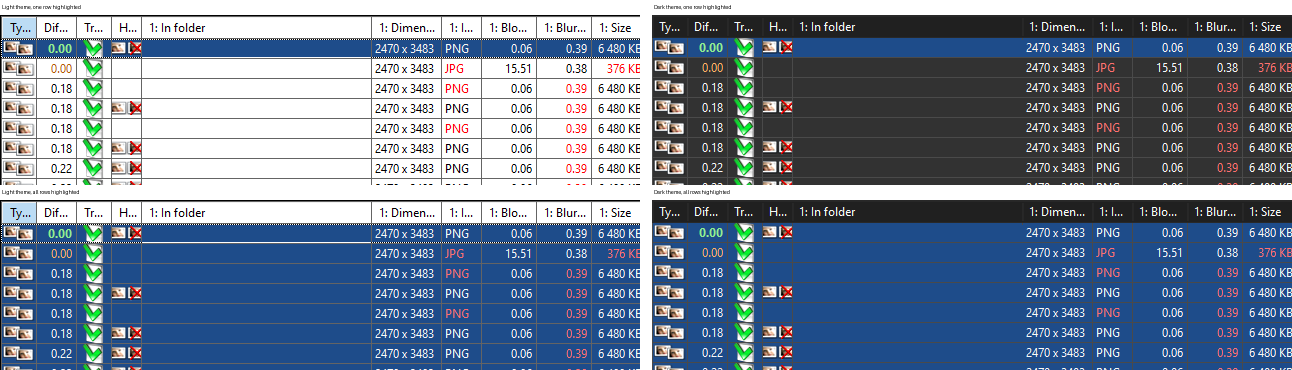
#> input picture selected-row-colours.png, 2584 x 740 px (shown at 1/2 size)
$ python -i study_set.py   (imports and definitions only)
#> lines starting #> are read from the running program, lines starting #| are printed output that depends on the picture
#> further down, picture is the input picture: PIL image 2584x740 RGB; mean R, G, B 113.2, 129.6, 150.7
"""Builds and extends the sample set of the study (plan 07): one folder per
case. A generated case holds an artist's original, the artist's variants
and work-in-progress steps (copied out of the archive, read only), and
copies, crops, overlays, transforms and edits derived from the original.
Cases added by hand (pairs the user picked) sit beside them with a
manifest written by hand.

Usage: py -3 study_set.py <config .json> <set folder> [--rebuild]

The config names files in the user's archive, so it is kept outside this
repository (on the user's PC: the workspace's Research\\study_set.json):
    {"archive": "<folder>",
     "cases": [{"name": "<case>", "original": "<path>",
                "variants": ["<path>", ...], "steps": ["<path>", ...]}]}
Paths are relative to the archive; steps in drawing order.

Each case folder has manifest.tsv, one row per file:
    file, kind, detail, origin, scale, quality, generations, kept
kind: original, variant, step, copy, crop, overlay, gray, transform, edit.
The last four columns describe how a derived file was made from the
original, for the "which copy is worse" task: scale (1 = full size, the
detail kept even when resized back up), quality (JPEG/WebP/AVIF quality,
100 = lossless, or "jxl-d<distance>"; for a file converted again after a
lossy step, the lowest quality on the way), generations (lossy encodings
on the way), kept (share of the original's area still in the picture).
Existing
files are kept unless --rebuild; the manifest is rewritten each run.

The set is not disposable: the user's hand-added cases can't be rebuilt,
so it has no CACHEDIR.TAG.
"""
import argparse
import io
import json
import os
import shutil
import subprocess
import sys
import tempfile

import numpy as np
from PIL import Image, ImageDraw, ImageEnhance, ImageFilter, ImageFont

Image.MAX_IMAGE_PIXELS = None
CJXL = os.environ.get("CJXL", "cjxl")
FIELDS = ["file", "kind", "detail", "origin", "scale", "quality", "generations", "kept"]


def rgb(im):
    return im.convert("RGB")


# [24 lines left out: functions jpeg_bytes, save_jpeg, decoded_jpeg, decoded_webp, not called in this run]


def resized(im, factor, method=Image.LANCZOS):
    return im.resize((max(1, round(im.width * factor)), max(1, round(im.height * factor))), method)


def box(im, x0, y0, x1, y1):
    return (round(im.width * x0), round(im.height * y0), round(im.width * x1), round(im.height * y1))


def detailed_box(im, w, h, avoid=None):
    """The w x h (fractions of the image) region with the most detail (sum
    of gradient magnitudes on a 256 px copy), so an edit lands where it
    changes something; `avoid` (fractions) is a region not to overlap."""
#> called with w = 0.2, h = 0.2
    g = np.asarray(im.convert("L").resize((256, round(256 * im.height / im.width)), Image.BOX), dtype=np.float64)
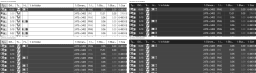
#> g: shape (73, 256) float64; min 32, max 255, mean 127.2
    energy = np.abs(np.diff(g, axis=0))[:, :-1] + np.abs(np.diff(g, axis=1))[:-1, :]
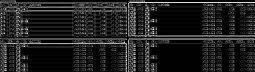
#> energy: shape (72, 255) float64; min 0, max 249, mean 32.8
    integral = np.pad(energy.cumsum(0).cumsum(1), ((1, 0), (1, 0)))
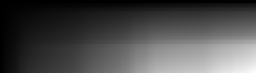
#> integral: shape (73, 256) float64; min 0, max 602685, mean 177868; drawn with min black and max white
    bh, bw = max(1, round(h * energy.shape[0])), max(1, round(w * energy.shape[1]))
#> bh = 14; bw = 51
    sums = integral[bh:, bw:] - integral[:-bh, bw:] - integral[bh:, :-bw] + integral[:-bh, :-bw]
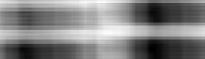
#> sums: shape (59, 205) float64; min 1825, max 42232, mean 22159.6; drawn with min black and max white
    if avoid:
        ys, xs = np.mgrid[0:sums.shape[0], 0:sums.shape[1]]
        ax0, ay0, ax1, ay1 = (avoid[0] * energy.shape[1], avoid[1] * energy.shape[0],
                              avoid[2] * energy.shape[1], avoid[3] * energy.shape[0])
        overlap = (xs < ax1) & (xs + bw > ax0) & (ys < ay1) & (ys + bh > ay0)
        sums = np.where(overlap, -1, sums)
    y, x = np.unravel_index(np.argmax(sums), sums.shape)
#> y = 33; x = 106
    fx, fy = x / energy.shape[1], y / energy.shape[0]
#> fx = 0.416; fy = 0.458
    return (fx, fy, fx + w, fy + h)


def frac_box(im, f):
    return box(im, *f)


# [54 lines left out: functions mosaic, hue_shift, text, bar, clone_patch, smudge, not called in this run]


def cropped(im, left, top, right, bottom):
    return im.crop(box(im, left, top, 1 - right, 1 - bottom))


# [18 lines left out: functions padded, centre_square, jxl, not called in this run]


def png(im, p):
    rgb(im).save(p + ".png")


# name, kind, detail, (scale, quality, generations, kept), maker(original, path without extension)
def derived(original):
    o = original
    edit_area = detailed_box(o, 0.20, 0.20)
#> edit_area = (0.416, 0.458, 0.616, 0.658)
    D = []

    def add(name, kind, detail, attrs, make):
        D.append((name, kind, detail, attrs, make))

    # Copies: the same picture, worse. Compression ladder at full size.
    add("jpeg-q100", "copy", "JPEG q100 4:4:4", (1, 100, 1, 1), lambda im, p: save_jpeg(im, p + ".jpg", 100, 0))
    add("jpeg-q95", "copy", "JPEG q95 4:4:4", (1, 95, 1, 1), lambda im, p: save_jpeg(im, p + ".jpg", 95, 0))
    for q in (90, 85, 75, 60, 45, 30):
        add(f"jpeg-q{q}", "copy", f"JPEG q{q} 4:2:0", (1, q, 1, 1), lambda im, p, q=q: save_jpeg(im, p + ".jpg", q))
    add("jpeg-q85-x3", "copy", "JPEG q85 4:2:0, re-encoded three times", (1, 85, 3, 1),
        lambda im, p: save_jpeg(im, p + ".jpg", 85, generations=3))
    for q in (90, 75, 50):
        add(f"webp-q{q}", "copy", f"WebP q{q}", (1, q, 1, 1),
            lambda im, p, q=q: rgb(im).save(p + ".webp", "WEBP", quality=q, method=6))
    add("avif-q60", "copy", "AVIF q60", (1, 60, 1, 1), lambda im, p: rgb(im).save(p + ".avif", "AVIF", quality=60))
    add("jxl-d1", "copy", "JPEG XL distance 1", (1, "jxl-d1", 1, 1), lambda im, p: jxl(im, p + ".jxl", 1))
    add("jxl-d4", "copy", "JPEG XL distance 4", (1, "jxl-d4", 1, 1), lambda im, p: jxl(im, p + ".jxl", 4))
    # Resolution ladder, lossless.
    for s in (90, 75, 50, 33, 25, 12):
        add(f"scale-{s}", "copy", f"{s} % Lanczos, PNG", (s / 100, 100, 1, 1), lambda im, p, s=s: png(resized(im, s / 100), p))
    add("scale-50-bilinear", "copy", "50 % bilinear, PNG", (0.5, 100, 1, 1), lambda im, p: png(resized(im, 0.5, Image.BILINEAR), p))
    add("scale-50-nearest", "copy", "50 % nearest neighbour, PNG", (0.5, 100, 1, 1), lambda im, p: png(resized(im, 0.5, Image.NEAREST), p))
    # Web copies: smaller and compressed.
    add("scale-50-jpeg-q85", "copy", "50 % Lanczos, JPEG q85 4:2:0", (0.5, 85, 1, 1), lambda im, p: save_jpeg(resized(im, 0.5), p + ".jpg", 85))
    add("scale-25-jpeg-q75", "copy", "25 % Lanczos, JPEG q75 4:2:0", (0.25, 75, 1, 1), lambda im, p: save_jpeg(resized(im, 0.25), p + ".jpg", 75))
    # Low-resolution JPEGs, where 8 x 8 blocks are a larger part of the
    # picture (jpegQS, plan 07); the scale-NN PNGs are their references.
    for s, q in ((50, 60), (25, 60), (25, 45), (12, 60)):
        add(f"scale-{s}-jpeg-q{q}", "copy", f"{s} % Lanczos, JPEG q{q} 4:2:0", (s / 100, q, 1, 1),
            lambda im, p, s=s, q=q: save_jpeg(resized(im, s / 100), p + ".jpg", q))
    add("upscale-50-x2", "copy", "50 % Lanczos, then back to full size", (0.5, 100, 1, 1),
        lambda im, p: png(resized(im, 0.5).resize(im.size, Image.LANCZOS), p))
    add("upscale-25-x4", "copy", "25 % Lanczos, then back to full size", (0.25, 100, 1, 1),
        lambda im, p: png(resized(im, 0.25).resize(im.size, Image.LANCZOS), p))
    # Processed copies.
    add("sharpen", "copy", "unsharp mask 1 px 80 %", (1, 100, 1, 1), lambda im, p: png(rgb(im).filter(ImageFilter.UnsharpMask(1, 80, 0)), p))
    add("blur", "copy", "Gaussian blur 1 px", (1, 100, 1, 1), lambda im, p: png(rgb(im).filter(ImageFilter.GaussianBlur(1)), p))
    add("brighter", "copy", "brightness +5 %", (1, 100, 1, 1), lambda im, p: png(ImageEnhance.Brightness(rgb(im)).enhance(1.05), p))
    add("saturated", "copy", "saturation +15 %", (1, 100, 1, 1), lambda im, p: png(ImageEnhance.Color(rgb(im)).enhance(1.15), p))
    # Lossy history: a lossy copy converted again, so the file's format or
    # quality setting no longer says how much was lost.
    add("jpeg-q60-to-png", "copy", "JPEG q60 4:2:0, decoded and saved as PNG", (1, 60, 1, 1),
        lambda im, p: png(decoded_jpeg(im, 60), p))
    add("jpeg-q60-shifted-to-png", "copy", "JPEG q60 4:2:0, 3 px cut from the left and top, saved as PNG",
        (1, 60, 1, round((o.width - 3) * (o.height - 3) / (o.width * o.height), 4)),
        lambda im, p: png(decoded_jpeg(im, 60).crop((3, 3, im.width, im.height)), p))
    add("jpeg-q45-to-q95", "copy", "JPEG q45 4:2:0, re-saved as JPEG q95 4:4:4", (1, 45, 2, 1),
        lambda im, p: save_jpeg(decoded_jpeg(im, 45), p + ".jpg", 95, 0))
    add("jpeg-q85-to-webp-q80", "copy", "JPEG q85 4:2:0, re-saved as WebP q80", (1, 80, 2, 1),
        lambda im, p: decoded_jpeg(im, 85).save(p + ".webp", "WEBP", quality=80, method=6))
    add("webp-q50-to-png", "copy", "WebP q50, decoded and saved as PNG", (1, 50, 1, 1),
        lambda im, p: png(decoded_webp(im, 50), p))
    # Crops: copy or version is the user's call.
    for c in (1, 2, 5, 10, 20):
        add(f"crop-{c}", "crop", f"{c} % cut from each side", (1, 100, 1, round((1 - c / 50) ** 2, 4)),
            lambda im, p, c=c: png(cropped(im, c / 100, c / 100, c / 100, c / 100), p))
    add("crop-right-10", "crop", "10 % cut from the right side only", (1, 100, 1, 0.9),
        lambda im, p: png(cropped(im, 0, 0, 0.10, 0), p))
    add("crop-square", "crop", "centre square", (1, 100, 1, round(min(o.size) / max(o.size), 4)),
        lambda im, p: png(centre_square(im), p))
    add("crop-5-rescaled", "crop", "5 % cut from each side, then resized back to full size", (1, 100, 1, 0.81),
        lambda im, p: png(cropped(im, 0.05, 0.05, 0.05, 0.05).resize(im.size, Image.LANCZOS), p))
    # Overlays: added around or on top.
    add("border-5", "overlay", "white border, 5 % of the long side", (1, 100, 1, 1), lambda im, p: png(padded(im, 0.05, (255, 255, 255)), p))
    add("watermark-corner", "overlay", "small semi-transparent text, bottom right", (1, 100, 1, 1),
        lambda im, p: png(text(im, "@reposter", 0.03, (0.70, 0.96), (255, 255, 255), 160), p))
    add("watermark-centre", "overlay", "large semi-transparent text across the middle", (1, 100, 1, 1),
        lambda im, p: png(text(im, "SAMPLE", 0.16, (0.5, 0.5), (255, 255, 255), 90), p))
    # Tone and geometry.
    add("gray", "gray", "greyscale (ITU-R 601 luma)", (1, 100, 1, 1), lambda im, p: png(im.convert("L").convert("RGB"), p))
    add("mirror", "transform", "mirrored left-right", (1, 100, 1, 1), lambda im, p: png(rgb(im).transpose(Image.FLIP_LEFT_RIGHT), p))
    add("rotate-90", "transform", "rotated 90 degrees", (1, 100, 1, 1), lambda im, p: png(rgb(im).transpose(Image.ROTATE_90), p))
    # Edits: versions, on the most detailed regions.
    add("sign", "edit", "small text near the bottom-left corner", (1, 100, 1, 1),
        lambda im, p: png(text(im, "sample signature", 0.025, (0.03, 0.94), (20, 20, 20)), p))
    add("bar", "edit", "black bar, 16 % x 3 % of the image", (1, 100, 1, 1),
        lambda im, p: png(bar(im, frac_box(im, detailed_box(im, 0.16, 0.03))), p))
    add("mosaic", "edit", "mosaic, 15 % x 15 % region, cells 1.5 % of the width", (1, 100, 1, 1),
        lambda im, p: png(mosaic(im, frac_box(im, detailed_box(im, 0.15, 0.15)), max(4, im.width * 15 // 1000)), p))
    add("smudge", "edit", "a 10 % x 10 % detailed region blurred away (4 % of the width)", (1, 100, 1, 1),
        lambda im, p: png(smudge(im, frac_box(im, detailed_box(im, 0.10, 0.10)), im.width * 0.04), p))
    add("clone", "edit", "a 12 % x 12 % detailed region copied over another one", (1, 100, 1, 1),
        lambda im, p: png(clone_patch(im, detailed_box(im, 0.12, 0.12), detailed_box(im, 0.12, 0.12, avoid=detailed_box(im, 0.12, 0.12))), p))
    add("recolour-local", "edit", "hue +90 degrees in a 20 % x 20 % region", (1, 100, 1, 1),
        lambda im, p: png(hue_shift(im, 90, frac_box(im, edit_area)), p))
    add("recolour-global", "edit", "hue +90 degrees everywhere", (1, 100, 1, 1), lambda im, p: png(hue_shift(im, 90), p))
    return D


# [43 lines left out: function main, not called in this run]


# [2 lines not run here, left out]

>>> from PIL import Image
>>> picture = Image.open('../../selected-row-colours.png')
>>> result = derived(picture)
#> result = 61 items
